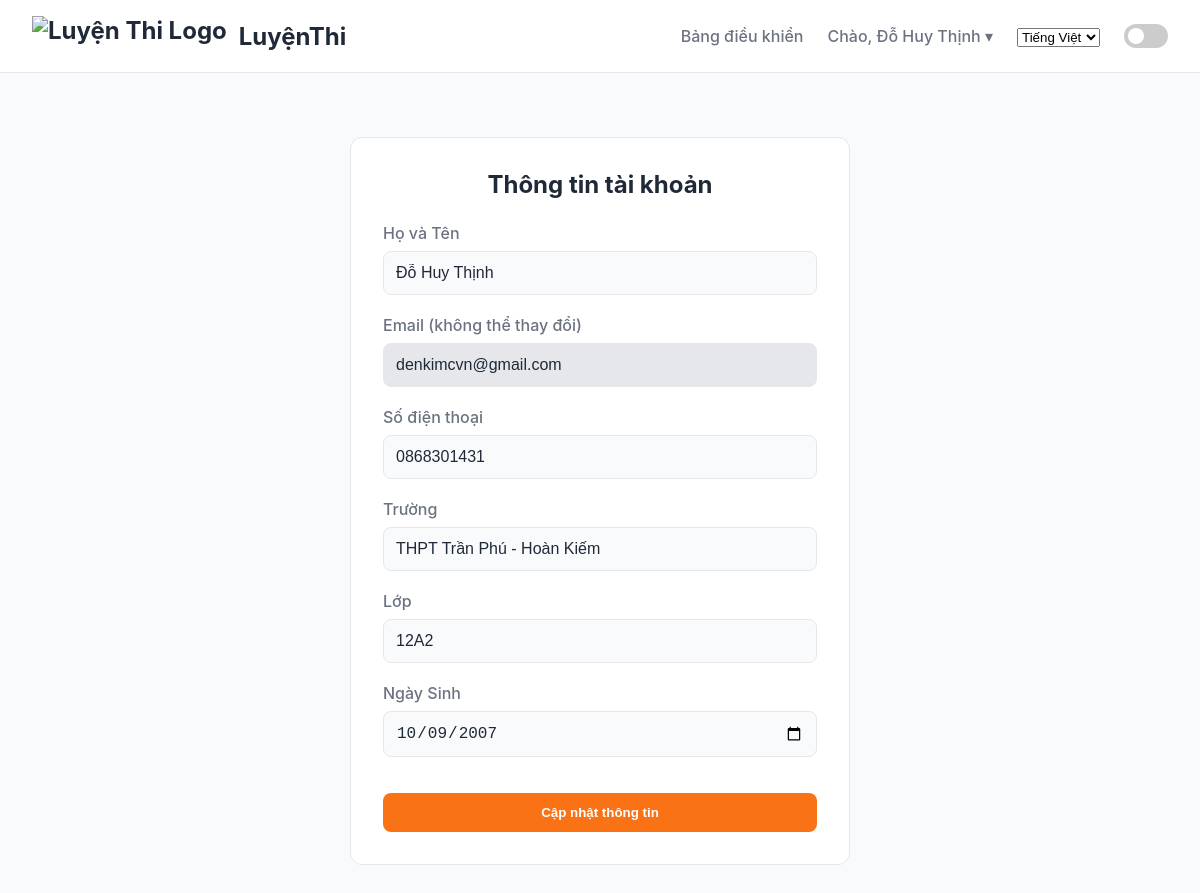
The page /vi/account/ (signed in) on the database its author committed.
### quizapp/models.py (models this page shows, shortened)
class User(AbstractUser):
    class Role(models.TextChoices):
        STUDENT = 'STUDENT', _('Học sinh')
        TEACHER = 'TEACHER', _('Giáo viên')
    first_name = models.CharField(_("Họ và Tên"), max_length=150, blank=False)
    last_name = models.CharField(_("last name"), max_length=150, blank=True, editable=False)
    email = models.EmailField(_("email address"), unique=True)
    role = models.CharField(max_length=50, choices=Role.choices, default=Role.STUDENT)
    school = models.CharField(max_length=255, blank=True, verbose_name=_("Trường"))
    school_class = models.CharField(max_length=50, blank=True, verbose_name=_("Lớp"))
    date_of_birth = models.DateField(null=True, blank=True, verbose_name=_("Ngày Sinh"))
    phone_number = models.CharField(max_length=15, blank=True, verbose_name=_("Số điện thoại"))

### quizapp/views.py (the view, shortened to what this page needs)
# urls.py: path('account/', views.AccountInfoUpdateView.as_view(), name='account_info'),
class AccountInfoUpdateView(LoginRequiredMixin, UpdateView):
    model = User
    form_class = UserInfoUpdateForm
    template_name = 'account/info.html'
    success_url = reverse_lazy('account_info')
    login_url = 'login'
    def get_object(self, queryset=None):
        return self.request.user
    def get_context_data(self, **kwargs):
        context = super().get_context_data(**kwargs)
        context['page_title'] = _("Thông tin tài khoản")
        return context

### quizapp/forms.py
class UserInfoUpdateForm(forms.ModelForm):
    class Meta:
        model = User
        fields = ['first_name', 'email', 'phone_number', 'school', 'school_class', 'date_of_birth']
        labels = {'first_name': _('Họ và Tên'),'email': _('Email (không thể thay đổi)'),'phone_number': _('Số điện thoại'),'school': _('Trường'),'school_class': _('Lớp'),'date_of_birth': _('Ngày Sinh')}
        widgets = {'date_of_birth': forms.DateInput(attrs={'type': 'date'}), 'email': forms.EmailInput(attrs={'readonly': True, 'style': 'background-color: var(--border);'})}

### quizapp/templates/account/info.html (shortened to what this page needs)
{% extends "base.html" %}
{% load i18n %}
{% block content %}
<div class="form-wrapper">
    <h2>{% trans "Thông tin tài khoản" %}</h2>
    <form method="post">
        <div class="form-field"><label for="{{ form.first_name.id_for_label }}">{{ form.first_name.label }}</label>{{ form.first_name }}</div>
        <div class="form-field"><label for="{{ form.email.id_for_label }}">{{ form.email.label }}</label>{{ form.email }}</div>
        <div class="form-field"><label for="{{ form.phone_number.id_for_label }}">{{ form.phone_number.label }}</label>{{ form.phone_number }}</div>
        <div class="form-field"><label for="{{ form.school.id_for_label }}">{{ form.school.label }}</label>{{ form.school }}</div>
        <div class="form-field"><label for="{{ form.school_class.id_for_label }}">{{ form.school_class.label }}</label>{{ form.school_class }}</div>
        <div class="form-field"><label for="{{ form.date_of_birth.id_for_label }}">{{ form.date_of_birth.label }}</label>{{ form.date_of_birth }}</div>
        <button type="submit" class="btn btn-cta" style="width: 100%; margin-top: 1rem;">{% trans "Cập nhật thông tin" %}</button>
    </form>
</div>
{% endblock %}

### quizapp/templates/base.html (shortened to what this page needs)
{% load i18n %}
<!DOCTYPE html>
<html lang="{{ request.LANGUAGE_CODE }}">
<head>
</head>
<body>
    <nav>
        <div class="logo">
            <a href="{% url 'home' %}">
                <img src="https://i.postimg.cc/9fV6g5nS/logo-onthi.png" alt="Luyện Thi Logo">
                <span>{% trans "LuyệnThi" %}</span>
            </a>
        </div>
        <div class="nav-links">
            {% if user.is_authenticated %}
                {% if user.role == 'TEACHER' %}
                    <a href="{% url 'teacher_dashboard' %}">{% trans "Bảng điều khiển" %}</a>
                {% elif user.role == 'STUDENT' %}
                    <a href="{% url 'student_exam_list' %}">{% trans "Danh sách bài thi" %}</a>
                    <a href="{% url 'student_result_history' %}">{% trans "Lịch sử" %}</a>
                {% endif %}
                <div class="user-menu">
                    <span class="username-display">{% trans "Chào" %}, {{ user.first_name|default:user.username }} &#9662;</span>
                </div>
            {% else %}
                <a href="{% url 'login' %}">{% trans "Đăng nhập" %}</a>
                <a href="{% url 'register' %}" class="button">{% trans "Đăng ký" %}</a>
            {% endif %}
            <div class="language-switcher">
                <form action="{% url 'set_language' %}" method="post" id="language-form">
                    <select name="language" id="language-select" onchange="this.form.submit()">
                        {% get_current_language as CURRENT_LANGUAGE %}
                        {% get_available_languages as AVAILABLE_LANGUAGES %}
                        {% for lang_code, lang_name in AVAILABLE_LANGUAGES %}
                            <option value="{{ lang_code }}" {% if lang_code == CURRENT_LANGUAGE %}selected{% endif %}>
                                {{ lang_name }}
                            </option>
                        {% endfor %}
                    </select>
                </form>
            </div>
            <div class="theme-switch-wrapper">
              <label class="theme-switch" for="checkbox">
                <div class="slider round"></div>
              </label>
            </div>
        </div>
    </nav>
    <main class="main-content">
        {% block content %}{% endblock %}
    </main>
</body>
</html>

### quizapp/templates/base.html (style rules this page uses)
:root { --font-sans: -apple-system, BlinkMacSystemFont, "Segoe UI", Roboto, "Helvetica Neue", Arial, sans-serif; --bg-primary: #F9FAFB; --bg-surface: #FFFFFF; --text-primary: #1F2937; --text-secondary: #6B7280; --accent: #3B82F6; --cta: #F97316; --border: #E5E7EB; --error: #DC2626; --success: #10B981; }
* { box-sizing: border-box; margin: 0; padding: 0; }
body { font-family: var(--font-sans); background-color: var(--bg-primary); color: var(--text-primary); transition: background-color 0.3s, color 0.3s; }
nav { background-color: var(--bg-surface); padding: 1rem 2rem; display: flex; justify-content: space-between; align-items: center; border-bottom: 1px solid var(--border); position: sticky; top: 0; z-index: 100; }
nav .logo a { color: var(--text-primary); text-decoration: none; font-weight: bold; font-size: 1.5rem; display: flex; align-items: center; gap: 0.75rem; }
nav .logo img { height: 40px; }
nav .nav-links { display: flex; align-items: center; gap: 1.5rem; }
nav .nav-links a, nav .nav-links span { color: var(--text-secondary); text-decoration: none; font-weight: 500; transition: color 0.2s; }
.main-content { max-width: 1024px; margin: 2rem auto; padding: 2rem; }
.form-wrapper { background-color: var(--bg-surface); padding: 2rem; border-radius: 0.75rem; max-width: 500px; margin: auto; border: 1px solid var(--border); }
.form-wrapper h2 { text-align: center; margin-bottom: 1.5rem; color: var(--text-primary); }
.form-field { margin-bottom: 1.25rem; }
.form-field label { display: block; margin-bottom: 0.5rem; font-weight: 500; color: var(--text-secondary); }
.form-field input, .form-field select, .form-field textarea { width: 100%; padding: 0.75rem; background-color: var(--bg-primary); border: 1px solid var(--border); border-radius: 0.5rem; color: var(--text-primary); font-size: 1rem; }
.btn { display: inline-block; padding: 0.75rem 1.5rem; border: none; border-radius: 0.5rem; font-weight: bold; cursor: pointer; text-decoration: none; text-align: center; transition: transform 0.2s, opacity 0.2s; }
.btn-cta { background-color: var(--cta); color: white; }
.user-menu { position: relative; display: inline-block; }
.username-display { cursor: pointer; color: var(--text-primary); font-weight: 500; }
.theme-switch-wrapper { display: flex; align-items: center; }
.theme-switch { display: inline-block; height: 24px; position: relative; width: 44px; }
.slider { background-color: #ccc; bottom: 0; cursor: pointer; left: 0; position: absolute; right: 0; top: 0; transition: .4s; border-radius: 24px; }
.slider:before { background-color: #fff; bottom: 4px; content: ""; height: 16px; left: 4px; position: absolute; transition: .4s; width: 16px; border-radius: 50%; }

### rows shown on the page
User: first_name "Đỗ Huy Thịnh", email "denkimcvn@gmail.com", phone_number "0868301431", school "THPT Trần Phú - Hoàn Kiếm", school_class "12A2", date_of_birth "10/09/2007"

### other values the page prints
form field language "Tiếng Việt"
